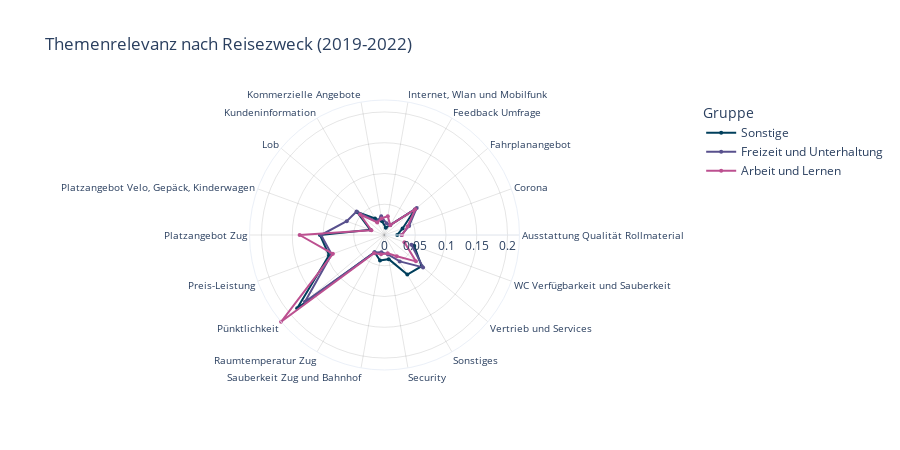

Notebook code cell kept with this figure:
### Code cell
create_grouped_radar(df_R_zweck, x_col="CustomName", y_col="relative_count", color_col="R_zweck", color_discrete_sequence=color_discrete_sequence, title="Themenrelevanz nach Reisezweck (2019-2022)", xaxis_title='', yaxis_title='Häufigkeit', legend_title='Gruppe', template=template)

### Figure 1 — Plotly figure (JSON) as saved in the notebook; plotly's stock layout.template omitted (floating-point values rounded to 4 significant figures)
{"data": [{"fill": "none", "line": {"color": "#003f5c"}, "marker": {"size": 4}, "name": "Sonstige", "r": [0.02073, 0.03125, 0.06467, 0.01918, 0.01207, 0.02259, 0.03094, 0.05848, 0.02444, 0.1049, 0.09592, 0.1853, 0.03218, 0.04208, 0.03991, 0.07426, 0.0789, 0.05136], "showlegend": true, "theta": ["Ausstattung Qualität Rollmaterial", "Corona", "Fahrplanangebot", "Feedback Umfrage", "Internet, Wlan und Mobilfunk", "Kommerzielle Angebote", "Kundeninformation", "Lob", "Platzangebot Velo, Gepäck, Kinderwagen", "Platzangebot Zug", "Preis-Leistung", "Pünktlichkeit", "Raumtemperatur Zug", "Sauberkeit Zug und Bahnhof", "Security", "Sonstiges", "Vertrieb und Services", "WC Verfügbarkeit und Sauberkeit"], "type": "scatterpolar"}, {"fill": "none", "line": {"color": "#58508d"}, "marker": {"size": 4}, "name": "Freizeit und Unterhaltung", "r": [0.02756, 0.04254, 0.06837, 0.0188, 0.01922, 0.03088, 0.02523, 0.05932, 0.06537, 0.1032, 0.09151, 0.1688, 0.03268, 0.02837, 0.03215, 0.04961, 0.0819, 0.04657], "showlegend": true, "theta": ["Ausstattung Qualität Rollmaterial", "Corona", "Fahrplanangebot", "Feedback Umfrage", "Internet, Wlan und Mobilfunk", "Kommerzielle Angebote", "Kundeninformation", "Lob", "Platzangebot Velo, Gepäck, Kinderwagen", "Platzangebot Zug", "Preis-Leistung", "Pünktlichkeit", "Raumtemperatur Zug", "Sauberkeit Zug und Bahnhof", "Security", "Sonstiges", "Vertrieb und Services", "WC Verfügbarkeit und Sauberkeit"], "type": "scatterpolar"}, {"fill": "none", "line": {"color": "#bc5090"}, "marker": {"size": 4}, "name": "Arbeit und Lernen", "r": [0.02858, 0.03991, 0.06515, 0.01843, 0.03109, 0.02732, 0.02362, 0.05182, 0.02265, 0.138, 0.08929, 0.2195, 0.03413, 0.03191, 0.03006, 0.03991, 0.06671, 0.0345], "showlegend": true, "theta": ["Ausstattung Qualität Rollmaterial", "Corona", "Fahrplanangebot", "Feedback Umfrage", "Internet, Wlan und Mobilfunk", "Kommerzielle Angebote", "Kundeninformation", "Lob", "Platzangebot Velo, Gepäck, Kinderwagen", "Platzangebot Zug", "Preis-Leistung", "Pünktlichkeit", "Raumtemperatur Zug", "Sauberkeit Zug und Bahnhof", "Security", "Sonstiges", "Vertrieb und Services", "WC Verfügbarkeit und Sauberkeit"], "type": "scatterpolar"}], "layout": {"height": 450, "legend": {"title": {"text": "Gruppe"}}, "polar": {"angularaxis": {"gridcolor": "rgba(0,0,0,0.1)", "showticklabels": true, "tickfont": {"size": 10}, "tickmode": "linear", "visible": true}, "radialaxis": {"gridcolor": "rgba(0,0,0,0.1)", "gridwidth": 1, "range": [0, 0.2195], "showgrid": true, "visible": true}}, "showlegend": true, "title": {"text": "Themenrelevanz nach Reisezweck (2019-2022)"}, "width": 900, "xaxis": {"title": {"text": ""}}, "yaxis": {"title": {"text": "Häufigkeit"}}}}
